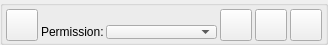
<?xml version="1.0" encoding="UTF-8"?>
<ui version="4.0">
 <class>PermissionListItemUi</class>
 <widget class="QWidget" name="PermissionListItemUi">
  <property name="geometry">
   <rect>
    <x>0</x>
    <y>0</y>
    <width>328</width>
    <height>45</height>
   </rect>
  </property>
  <property name="sizePolicy">
   <sizepolicy hsizetype="Expanding" vsizetype="Preferred">
    <horstretch>0</horstretch>
    <verstretch>0</verstretch>
   </sizepolicy>
  </property>
  <property name="minimumSize">
   <size>
    <width>0</width>
    <height>45</height>
   </size>
  </property>
  <property name="windowTitle">
   <string>Form</string>
  </property>
  <layout class="QGridLayout" name="gridLayout">
   <property name="leftMargin">
    <number>0</number>
   </property>
   <property name="topMargin">
    <number>0</number>
   </property>
   <property name="rightMargin">
    <number>0</number>
   </property>
   <property name="bottomMargin">
    <number>0</number>
   </property>
   <property name="spacing">
    <number>0</number>
   </property>
   <item row="0" column="0">
    <widget class="QGroupBox" name="m_PermissionGroupBox">
     <property name="sizePolicy">
      <sizepolicy hsizetype="Expanding" vsizetype="Preferred">
       <horstretch>0</horstretch>
       <verstretch>0</verstretch>
      </sizepolicy>
     </property>
     <property name="title">
      <string/>
     </property>
     <layout class="QHBoxLayout" name="horizontalLayout_3">
      <property name="spacing">
       <number>3</number>
      </property>
      <property name="leftMargin">
       <number>3</number>
      </property>
      <property name="topMargin">
       <number>3</number>
      </property>
      <property name="rightMargin">
       <number>3</number>
      </property>
      <property name="bottomMargin">
       <number>3</number>
      </property>
      <item>
       <widget class="VxPushButton" name="m_PermissionButton">
        <property name="minimumSize">
         <size>
          <width>32</width>
          <height>32</height>
         </size>
        </property>
        <property name="maximumSize">
         <size>
          <width>32</width>
          <height>32</height>
         </size>
        </property>
        <property name="text">
         <string notr="true"/>
        </property>
        <property name="iconSize">
         <size>
          <width>48</width>
          <height>48</height>
         </size>
        </property>
       </widget>
      </item>
      <item>
       <layout class="QVBoxLayout" name="verticalLayout">
        <property name="spacing">
         <number>2</number>
        </property>
        <item>
         <layout class="QHBoxLayout" name="horizontalLayout_2">
          <item>
           <widget class="QLabel" name="m_ServiceNameLabel">
            <property name="sizePolicy">
             <sizepolicy hsizetype="Expanding" vsizetype="Preferred">
              <horstretch>0</horstretch>
              <verstretch>0</verstretch>
             </sizepolicy>
            </property>
            <property name="text">
             <string/>
            </property>
           </widget>
          </item>
          <item>
           <widget class="QLabel" name="m_ServiceDescLabel">
            <property name="sizePolicy">
             <sizepolicy hsizetype="Expanding" vsizetype="Preferred">
              <horstretch>0</horstretch>
              <verstretch>0</verstretch>
             </sizepolicy>
            </property>
            <property name="text">
             <string/>
            </property>
           </widget>
          </item>
         </layout>
        </item>
        <item>
         <layout class="QHBoxLayout" name="horizontalLayout">
          <item>
           <widget class="QLabel" name="m_PermissionLabel">
            <property name="text">
             <string>Permission:</string>
            </property>
           </widget>
          </item>
          <item>
           <widget class="QComboBox" name="m_PermissionComboBox">
            <property name="sizePolicy">
             <sizepolicy hsizetype="Expanding" vsizetype="Fixed">
              <horstretch>0</horstretch>
              <verstretch>0</verstretch>
             </sizepolicy>
            </property>
           </widget>
          </item>
         </layout>
        </item>
       </layout>
      </item>
      <item>
       <widget class="VxPushButton" name="m_PluginRunButton">
        <property name="minimumSize">
         <size>
          <width>32</width>
          <height>32</height>
         </size>
        </property>
        <property name="maximumSize">
         <size>
          <width>32</width>
          <height>32</height>
         </size>
        </property>
        <property name="text">
         <string notr="true"/>
        </property>
        <property name="iconSize">
         <size>
          <width>48</width>
          <height>48</height>
         </size>
        </property>
       </widget>
      </item>
      <item>
       <widget class="VxPushButton" name="m_PluginSettingsButton">
        <property name="minimumSize">
         <size>
          <width>32</width>
          <height>32</height>
         </size>
        </property>
        <property name="maximumSize">
         <size>
          <width>32</width>
          <height>32</height>
         </size>
        </property>
        <property name="text">
         <string notr="true"/>
        </property>
        <property name="iconSize">
         <size>
          <width>48</width>
          <height>48</height>
         </size>
        </property>
       </widget>
      </item>
      <item>
       <widget class="VxPushButton" name="m_PluginInfoButton">
        <property name="minimumSize">
         <size>
          <width>32</width>
          <height>32</height>
         </size>
        </property>
        <property name="maximumSize">
         <size>
          <width>32</width>
          <height>32</height>
         </size>
        </property>
        <property name="text">
         <string notr="true"/>
        </property>
        <property name="iconSize">
         <size>
          <width>48</width>
          <height>48</height>
         </size>
        </property>
       </widget>
      </item>
     </layout>
    </widget>
   </item>
  </layout>
 </widget>
 <customwidgets>
  <customwidget>
   <class>VxPushButton</class>
   <extends>QPushButton</extends>
   <header>VxPushButton.h</header>
  </customwidget>
 </customwidgets>
 <resources/>
 <connections/>
</ui>
